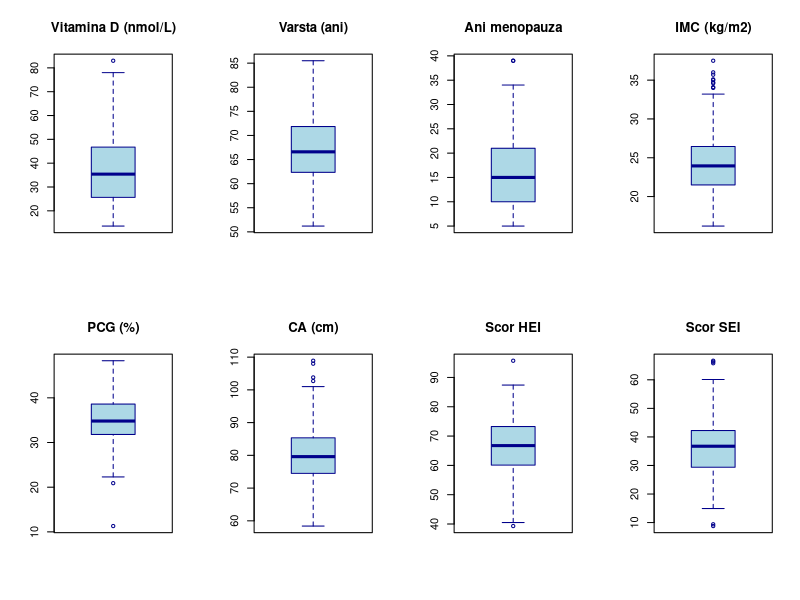
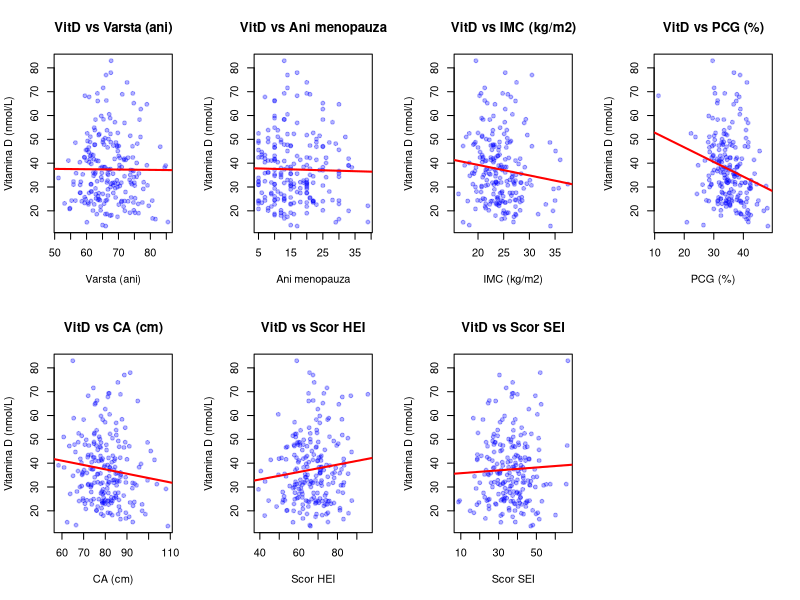
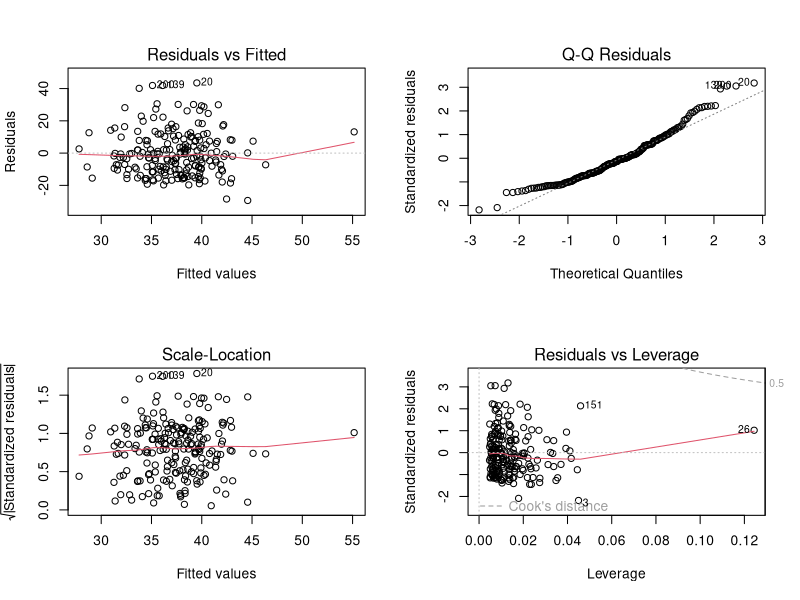

Write the R code that produced these figures, in order.
# =============================================================================
# LP07 - Regresia liniara multipla - selectia variabilelor independente
# VD: Vit_D_conc (concentratia serica 25(OH) vitamina D, nmol/L)
# VI potentiale: Varsta_ani, Ani_menopauza, IMC, PCG, CA, Scor_HEI, Scor_SEI
# n = 212 femei > 50 ani
# Metode selectie: Backward, Forward, Stepwise
# =============================================================================

library(car)
library(lmtest)
library(MASS)

data <- read.csv("data.csv", stringsAsFactors = FALSE)
n <- nrow(data)
cat("=== Structura datelor ===\n")
str(data)
cat("n =", n, "\n\n")

# =====================================================================
# 1. STATISTICI DESCRIPTIVE
# =====================================================================
cat("===========================================================================\n")
cat("1. STATISTICI DESCRIPTIVE\n")
cat("===========================================================================\n\n")

vars <- c("Vit_D_conc", "Varsta_ani", "Ani_menopauza", "IMC", "PCG", "CA", "Scor_HEI", "Scor_SEI")
labels <- c("Vitamina D (nmol/L)", "Varsta (ani)", "Ani menopauza", "IMC (kg/m2)",
            "PCG (%)", "CA (cm)", "Scor HEI", "Scor SEI")

for (i in seq_along(vars)) {
  x <- data[[vars[i]]]
  cat(sprintf("--- %s ---\n", labels[i]))
  cat("  N:       ", sum(!is.na(x)), "\n")
  cat("  NA:      ", sum(is.na(x)), "\n")
  cat("  Media:   ", sprintf("%.4f", mean(x, na.rm=TRUE)), "\n")
  cat("  Mediana: ", sprintf("%.4f", median(x, na.rm=TRUE)), "\n")
  cat("  SD:      ", sprintf("%.4f", sd(x, na.rm=TRUE)), "\n")
  cat("  Min:     ", sprintf("%.4f", min(x, na.rm=TRUE)), "\n")
  cat("  Max:     ", sprintf("%.4f", max(x, na.rm=TRUE)), "\n")
  q <- quantile(x, c(0.25, 0.75), na.rm=TRUE)
  iqr_val <- IQR(x, na.rm=TRUE)
  cat("  Q1:      ", sprintf("%.4f", q[1]), "\n")
  cat("  Q3:      ", sprintf("%.4f", q[2]), "\n")
  cat("  IQR:     ", sprintf("%.4f", iqr_val), "\n")
  out <- x[x < q[1] - 1.5*iqr_val | x > q[2] + 1.5*iqr_val]
  cat("  Outliers:", length(out), "\n\n")
}

# =====================================================================
# 2. BOX-PLOTS
# =====================================================================
cat("===========================================================================\n")
cat("2. BOX-PLOTS\n")
cat("===========================================================================\n\n")

png("boxplots_all.png", width=1200, height=600)
par(mfrow=c(2,4))
for (i in seq_along(vars)) {
  boxplot(data[[vars[i]]], main=labels[i], col="lightblue", border="darkblue")
}
dev.off()
cat("Salvat: boxplots_all.png\n\n")

# =====================================================================
# 3. SCATTER PLOTS (fiecare VI vs VD)
# =====================================================================
cat("===========================================================================\n")
cat("3. SCATTER PLOTS\n")
cat("===========================================================================\n\n")

iv_vars <- vars[-1]
iv_labels <- labels[-1]

png("scatter_plots.png", width=1200, height=800)
par(mfrow=c(2,4))
for (i in seq_along(iv_vars)) {
  plot(data[[iv_vars[i]]], data$Vit_D_conc,
       xlab=iv_labels[i], ylab="Vitamina D (nmol/L)",
       main=paste("VitD vs", iv_labels[i]),
       pch=19, col=rgb(0,0,1,0.3), cex=0.8)
  abline(lm(data$Vit_D_conc ~ data[[iv_vars[i]]]), col="red", lwd=2)
}
dev.off()
cat("Salvat: scatter_plots.png\n\n")

# =====================================================================
# 4. CORELATII
# =====================================================================
cat("===========================================================================\n")
cat("4. CORELATII\n")
cat("===========================================================================\n\n")

cat("Matricea de corelatie Pearson:\n")
cor_mat <- cor(data[, vars], use="complete.obs")
print(round(cor_mat, 4))
cat("\n")

cat("Teste de semnificatie (VD vs fiecare VI):\n")
for (v in iv_vars) {
  ct <- cor.test(data[[v]], data$Vit_D_conc)
  cat(sprintf("  VitD vs %s: r=%.4f, t=%.4f, df=%d, p=%s\n",
              v, ct$estimate, ct$statistic, ct$parameter, format.pval(ct$p.value, digits=4)))
}
cat("\n")

# =====================================================================
# 5. REGRESIE LINIARA SIMPLA PENTRU FIECARE FACTOR
# =====================================================================
cat("===========================================================================\n")
cat("5. REGRESIE LINIARA SIMPLA PENTRU FIECARE FACTOR\n")
cat("===========================================================================\n\n")

for (v in iv_vars) {
  mod <- lm(as.formula(paste("Vit_D_conc ~", v)), data=data)
  s <- summary(mod)
  ci <- confint(mod)
  cat(sprintf("--- %s ---\n", v))
  cat("  B =", sprintf("%.4f", coef(s)[2,1]), "\n")
  cat("  SE =", sprintf("%.4f", coef(s)[2,2]), "\n")
  cat("  t =", sprintf("%.4f", coef(s)[2,3]), "\n")
  cat("  p =", format.pval(coef(s)[2,4], digits=4), "\n")
  cat("  95% CI: [", sprintf("%.4f", ci[2,1]), ",", sprintf("%.4f", ci[2,2]), "]\n")
  cat("  R² =", sprintf("%.4f", s$r.squared), "\n\n")
}

# =====================================================================
# 6. REGRESIE MULTIPLA - BACKWARD SELECTION
# =====================================================================
cat("===========================================================================\n")
cat("6. BACKWARD SELECTION\n")
cat("===========================================================================\n\n")

model_full <- lm(Vit_D_conc ~ Varsta_ani + Ani_menopauza + IMC + PCG + CA + Scor_HEI + Scor_SEI, data=data)
cat("Model complet (full):\n")
print(summary(model_full))
cat("\n")

cat("--- Procedura Backward ---\n\n")
model_back <- step(model_full, direction="backward", trace=1)
cat("\n")

cat("Model final Backward:\n")
s_back <- summary(model_back)
print(s_back)
cat("\n")

ci_back <- confint(model_back)
cat("95% IC:\n")
print(ci_back)
cat("\n")

cat("R² =", sprintf("%.4f", s_back$r.squared), "\n")
cat("R² ajustat =", sprintf("%.4f", s_back$adj.r.squared), "\n")
cat("F =", sprintf("%.4f", s_back$fstatistic[1]),
    "on", s_back$fstatistic[2], "and", s_back$fstatistic[3], "DF\n")
cat("p(F) =", format.pval(pf(s_back$fstatistic[1], s_back$fstatistic[2],
    s_back$fstatistic[3], lower.tail=FALSE), digits=4), "\n\n")

# Diagnostics for backward model
cat("--- Diagnostice model Backward ---\n\n")
resid_back <- residuals(model_back)

sw <- shapiro.test(resid_back)
cat("Shapiro-Wilk: W =", sprintf("%.4f", sw$statistic), ", p =", format.pval(sw$p.value, digits=4), "\n")
if (sw$p.value > 0.05) {
  cat("  Reziduurile sunt normal distribuite.\n")
} else {
  cat("  Reziduurile NU sunt normal distribuite.\n")
}

bp <- bptest(model_back)
cat("Breusch-Pagan: BP =", sprintf("%.4f", bp$statistic),
    ", p =", format.pval(bp$p.value, digits=4), "\n")
if (bp$p.value > 0.05) {
  cat("  Homoscedasticitate respectata.\n")
} else {
  cat("  Heteroscedasticitate detectata.\n")
}

dw <- dwtest(model_back)
cat("Durbin-Watson: DW =", sprintf("%.4f", dw$statistic),
    ", p =", format.pval(dw$p.value, digits=4), "\n")
if (dw$p.value > 0.05) {
  cat("  Erorile sunt independente.\n")
} else {
  cat("  Erorile NU sunt independente.\n")
}

cook <- cooks.distance(model_back)
cat("Cook's D > 4/n:", sum(cook > 4/n), "observatii\n")
cat("Cook's D maxim:", sprintf("%.4f", max(cook)), "\n\n")

vars_in_back <- names(coef(model_back))[-1]
if (length(vars_in_back) > 1) {
  cat("VIF (Backward model):\n")
  print(vif(model_back))
  cat("\n")
}

png("back_diagnostic.png", width=900, height=800, res=150)
par(mfrow=c(2,2))
plot(model_back)
dev.off()
cat("Salvat: back_diagnostic.png\n\n")

# =====================================================================
# 7. REGRESIE MULTIPLA - FORWARD SELECTION
# =====================================================================
cat("===========================================================================\n")
cat("7. FORWARD SELECTION\n")
cat("===========================================================================\n\n")

model_null <- lm(Vit_D_conc ~ 1, data=data)
scope_formula <- formula(model_full)

cat("--- Procedura Forward ---\n\n")
model_fwd <- step(model_null, scope=list(lower=~1, upper=scope_formula),
                  direction="forward", trace=1)
cat("\n")

cat("Model final Forward:\n")
s_fwd <- summary(model_fwd)
print(s_fwd)
cat("\n")

ci_fwd <- confint(model_fwd)
cat("95% IC:\n")
print(ci_fwd)
cat("\n")

cat("R² =", sprintf("%.4f", s_fwd$r.squared), "\n")
cat("R² ajustat =", sprintf("%.4f", s_fwd$adj.r.squared), "\n\n")

# =====================================================================
# 8. REGRESIE MULTIPLA - STEPWISE SELECTION
# =====================================================================
cat("===========================================================================\n")
cat("8. STEPWISE SELECTION\n")
cat("===========================================================================\n\n")

cat("--- Procedura Stepwise ---\n\n")
model_step <- step(model_null, scope=list(lower=~1, upper=scope_formula),
                   direction="both", trace=1)
cat("\n")

cat("Model final Stepwise:\n")
s_step <- summary(model_step)
print(s_step)
cat("\n")

ci_step <- confint(model_step)
cat("95% IC:\n")
print(ci_step)
cat("\n")

cat("R² =", sprintf("%.4f", s_step$r.squared), "\n")
cat("R² ajustat =", sprintf("%.4f", s_step$adj.r.squared), "\n\n")

# =====================================================================
# 9. COMPARATIE MODELE
# =====================================================================
cat("===========================================================================\n")
cat("9. COMPARATIE MODELE\n")
cat("===========================================================================\n\n")

vars_in_fwd <- names(coef(model_fwd))[-1]
vars_in_step <- names(coef(model_step))[-1]
s_full <- summary(model_full)

cat("Model Backward - variabile selectate:", paste(vars_in_back, collapse=", "), "\n")
cat("  R² =", sprintf("%.4f", s_back$r.squared), ", Adj R² =", sprintf("%.4f", s_back$adj.r.squared), "\n")
cat("Model Forward - variabile selectate:", paste(vars_in_fwd, collapse=", "), "\n")
cat("  R² =", sprintf("%.4f", s_fwd$r.squared), ", Adj R² =", sprintf("%.4f", s_fwd$adj.r.squared), "\n")
cat("Model Stepwise - variabile selectate:", paste(vars_in_step, collapse=", "), "\n")
cat("  R² =", sprintf("%.4f", s_step$r.squared), ", Adj R² =", sprintf("%.4f", s_step$adj.r.squared), "\n")
cat("Model Full - toate variabilele\n")
cat("  R² =", sprintf("%.4f", s_full$r.squared), ", Adj R² =", sprintf("%.4f", s_full$adj.r.squared), "\n\n")

cat("=== ANALIZA COMPLETA ===\n")
